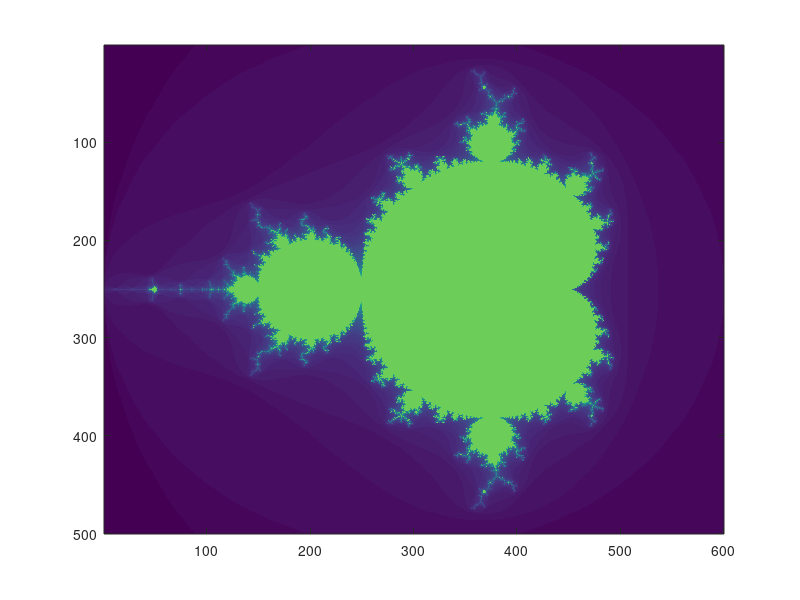

Write the MATLAB code that produced this figure.
function mandelfun
%MANDELFUN	Mandelbrot set program, nested function version (1D-loop)
%
% segregates the cal_pixel routine for a whole line out of main loop code
% compare timing to original version without function calls (2D-loop)
%	to measure how nested routines hurt Octave/MATLAB performance
%	very little:	Octave: 8.78 -> 8.08	-- improves!!!
%			MATLAB: 7.44 -> 7.49

	tic				% start stopwatch

%-------------------------------	% Octave/Matlab issues
if exist('OCTAVE_VERSION'),	soft='OCTAVE'; isOctave=true; isMatlab=false;
else				soft='MATLAB'; isMatlab=true; isOctave=false;
end

if isOctave
oldPSO = page_screen_output;
	 page_screen_output=0;
end
%-------------------------------

global X_SIZ R_MIN I_MIN scl_r scl_i MAX_IT SQR_MOD

  R_MIN =-2.00;	% abscissa from -2.00 to 1.00
  R_MAX = 1.00;
  I_MIN =-1.25;	% ordinate from -1.25 to 1.25
  I_MAX = 1.25;

if isOctave,	X_SIZ =  600;		% x size in pixels (wide)
else,		X_SIZ = 1200;		% similar runtimes: 7.82(Oct)/7.44(ML)
end					% y size in pixels (tall)
  Y_SIZ = fix (X_SIZ * (I_MAX-I_MIN) /...
		       (R_MAX-R_MIN));
  scl_r = (R_MAX-R_MIN)/X_SIZ;		% x=0..X_SIZ-1 (scale real) pixel size
  scl_i = (I_MAX-I_MIN)/Y_SIZ;		% y=0..Y_SIZ-1 (scale imag)

		MAX_IT = 50;		% Divergence criteria
		SQR_MOD=  4;

	mandel=zeros(Y_SIZ,X_SIZ);	% image preallocation

%-------------------------------	% Calculate and draw points

	tic				% start stopwatch, alternate point

for y=1:Y_SIZ				% 1D-loop
	mandel(y,:)=CalcLine(y);	% with function call
	% fprintf('%3d/%2d lines\r',y,Y_SIZ);
end	% for y=0..Y_SIZ-1

fprintf('elapsed time = %.4f s\n',toc);	% display time not computed

image(mandel);

if isOctave
	 page_screen_output=oldPSO;
end

% end % function			% this generates warning in MATLAB

%%%%%%%%%%%%%%%%%%%%%%%%%%%%%%%%%%%%%%%%%%%%%%%%%%%%%%%%%%%%%%%%%%%%%%%%%%%%%%%

function line=CalcLine(y)
global X_SIZ R_MIN I_MIN scl_r scl_i MAX_IT SQR_MOD

	line(X_SIZ)=0;			% reuses old line? use zeros(1,X_SIZ)?
        ci=(I_MIN + (y-0.5)*scl_i);     % factor out improves: 7.93->7.84

    for x=1:X_SIZ			% 2D-loop
	z=0+0i;
	c = R_MIN + (x-0.5)*scl_r + i*ci;
	k=0;

      while z*z'<SQR_MOD && k<MAX_IT
 	z = c + z^2;
 	k = k +   1;
      end % while

	line(x) = k;
    end	% for x=0..X_SIZ-1

% end % function			% this generates warning in MATLAB
